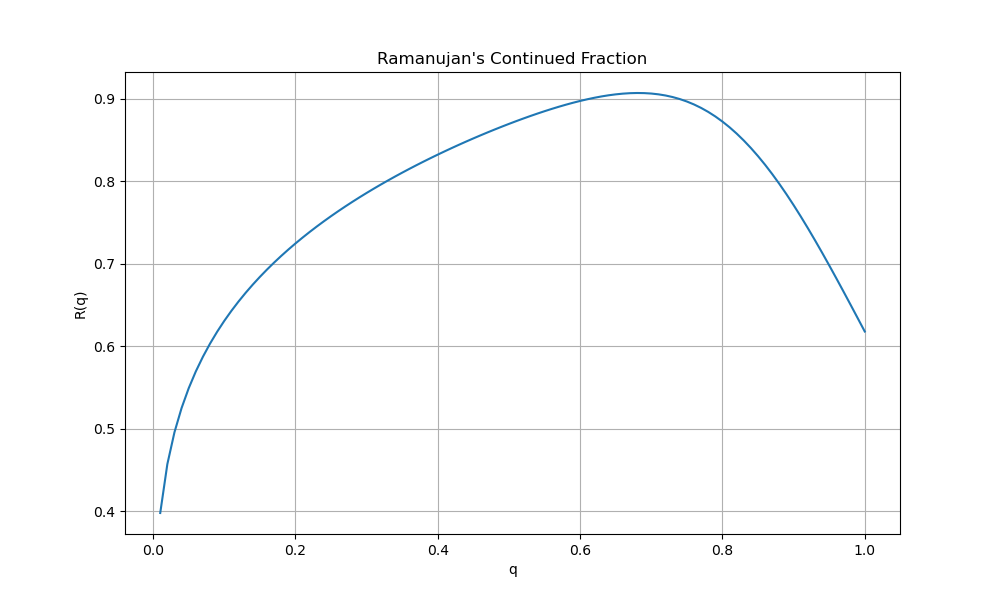

This figure's Python source:

import numpy as np
import matplotlib.pyplot as plt

def rogers_ramanujan_fraction(q, n):
    """Calculates the Rogers-Ramanujan continued fraction to a depth n."""
    if n == 0:
        return 1
    else:
        return 1 + (q**n) / rogers_ramanujan_fraction(q, n - 1)

def ramanujan_expression(q, n):
    """Calculates the full Ramanujan expression."""
    return q**(1/5) / rogers_ramanujan_fraction(q, n)

# Generate q values
q_values = np.linspace(0.01, 1, 100)

# Calculate the expression for each q
y_values = [ramanujan_expression(q, 10) for q in q_values]

# Create the plot
plt.figure(figsize=(10, 6))
plt.plot(q_values, y_values)
plt.title("Ramanujan's Continued Fraction")
plt.xlabel("q")
plt.ylabel("R(q)")
plt.grid(True)
plt.savefig("ramanujan_fraction.png")

print("Plot saved as ramanujan_fraction.png")
